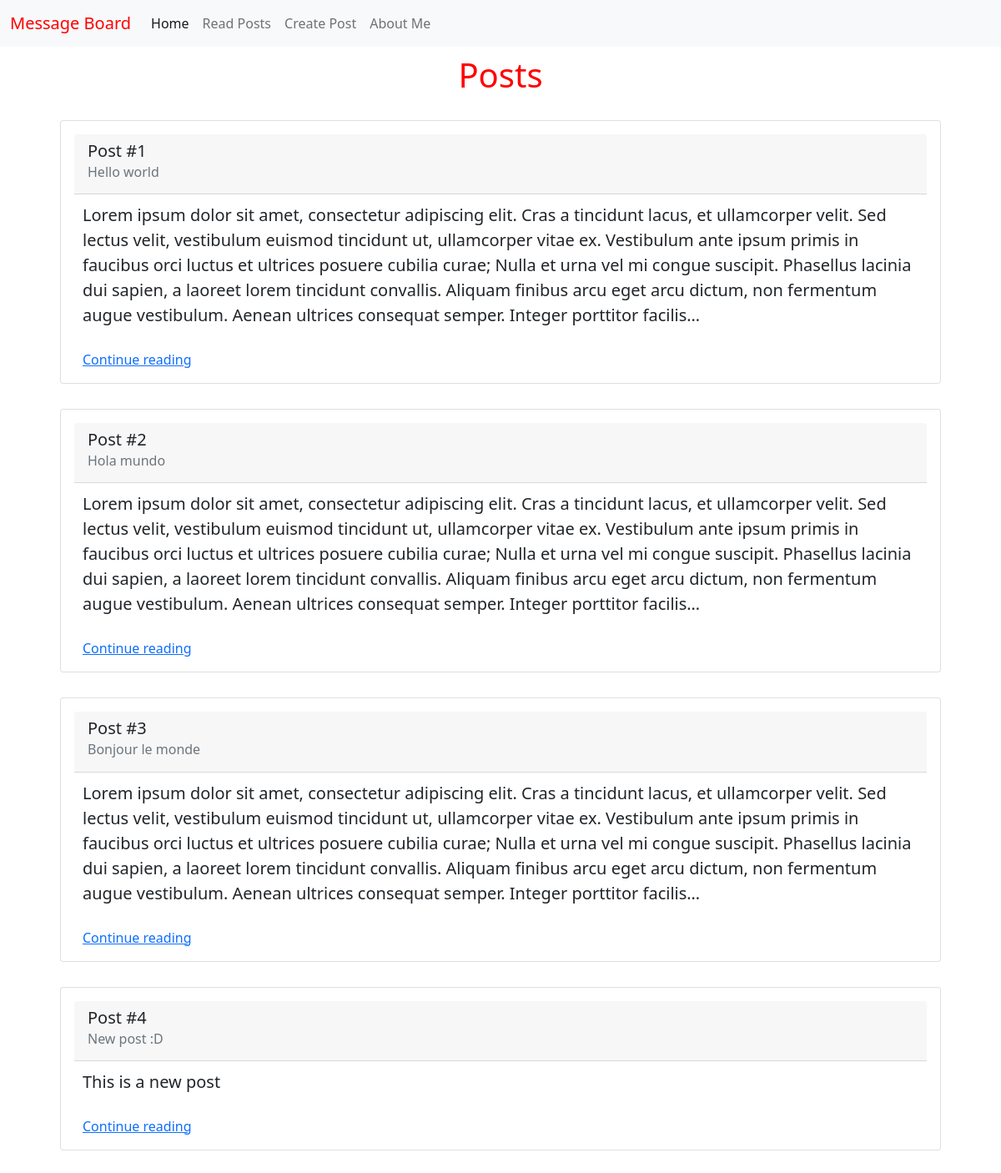
/posts/, run on the app's committed database.
### posts/models.py (models this page shows, shortened)
class Post(models.Model):
    title = models.CharField(max_length=256)
    body = models.TextField()

### posts/views.py (the view)
# urls.py: path('', PostListView.as_view(), name='post_list'),
class PostListView(ListView):
    template_name = 'posts/list.html'
    model = Post

### templates/posts/list.html (shortened to what this page needs)
{% extends 'base.html' %}
{% block content %}
<h1>Posts</h1>
<div class="list">
    {% for post in post_list %}
    <div class="card" style="margin: 30px;">
        <div class="card-body">
            <div class="card-header">
                <h5 class="card-title">Post #{{ post.id }}</h5>
                <h6 class="card-subtitle mb-2 text-muted">{{ post.title }}</h6>
            </div>
            <p class="card-text" style="font-size: 20px; padding: 10px;">{{ post.body | truncatechars:500 }}</p>
            <a href="{% url 'post_detail' post.id %}" class="card-link" style="margin-left: 10px;">Continue reading</a>
        </div>
    </div>
    {% endfor %}
</div>
{% endblock content %}

### templates/base.html (shortened to what this page needs)
{% load static %}
<!DOCTYPE html>
<html lang="en">
<head>
    <link href="https://cdn.jsdelivr.net/npm/bootstrap@5.1.3/dist/css/bootstrap.min.css" rel="stylesheet">
    <link rel="stylesheet" href="{% static 'css/base.css' %}">
</head>
<body>
    <nav class="navbar navbar-expand-lg navbar-light bg-light">
        <div class="container-fluid">
            <a class="navbar-brand" href="{% url 'home' %}" style="color: red;">Message Board</a>
            <div class="collapse navbar-collapse" id="navbarNav">
            <ul class="navbar-nav">
                <li class="nav-item">
                <a class="nav-link active" aria-current="page" href="{% url 'home' %}">Home</a>
                </li>
                <li class="nav-item">
                    <a class="nav-link" href="{% url 'post_list' %}">Read Posts</a>
                </li>
                <li class="nav-item">
                    <a class="nav-link" href="{% url 'post_new' %}">Create Post</a>
                </li>
                <li class="nav-item">
                    <a class="nav-link" href="{% url 'about' %}">About Me</a>
                </li>
            </ul>
            </div>
        </div>
    </nav>
    <div class="container">
        {% block content %}
        {% endblock content %}
    </div>
</body>
</html>

### static/css/base.css (style rules this page uses)
h1 { color: red; text-align: center; margin: 10px; margin-bottom: 25px; }

### data on the page
Post: id "1", title "Hello world", body "Lorem ipsum dolor sit amet, consectetur adipiscing elit. Cras a tincidunt lacus, et ullamcorper velit. Sed lectus velit, vestibulum euismod tincidunt ut, ullamcorper vitae ex. Vestibulum ante ipsum primis in faucibus orci luctus et ultrices posuere cubilia curae; Nulla et urna vel mi congue suscipit. Phasellus lacinia dui sapien, a laoreet lorem tincidunt convallis. Aliquam finibus arcu eget arcu dictum, non fermentum augue vestibulum. Aenean ultrices consequat semper. Integer porttitor facilis…"
Post: id "2", title "Hola mundo", body "Lorem ipsum dolor sit amet, consectetur adipiscing elit. Cras a tincidunt lacus, et ullamcorper velit. Sed lectus velit, vestibulum euismod tincidunt ut, ullamcorper vitae ex. Vestibulum ante ipsum primis in faucibus orci luctus et ultrices posuere cubilia curae; Nulla et urna vel mi congue suscipit. Phasellus lacinia dui sapien, a laoreet lorem tincidunt convallis. Aliquam finibus arcu eget arcu dictum, non fermentum augue vestibulum. Aenean ultrices consequat semper. Integer porttitor facilis…"
Post: id "3", title "Bonjour le monde", body "Lorem ipsum dolor sit amet, consectetur adipiscing elit. Cras a tincidunt lacus, et ullamcorper velit. Sed lectus velit, vestibulum euismod tincidunt ut, ullamcorper vitae ex. Vestibulum ante ipsum primis in faucibus orci luctus et ultrices posuere cubilia curae; Nulla et urna vel mi congue suscipit. Phasellus lacinia dui sapien, a laoreet lorem tincidunt convallis. Aliquam finibus arcu eget arcu dictum, non fermentum augue vestibulum. Aenean ultrices consequat semper. Integer porttitor facilis…"
Post: id "4", title "New post :D", body "This is a new post"
